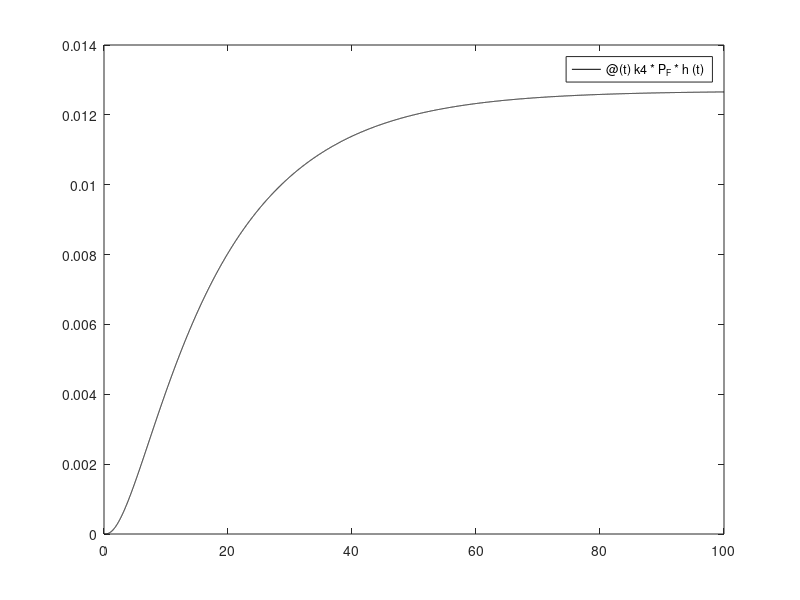

The MATLAB source for this figure: (Note: this script raises an error after producing the figure.)
close all
%each loop a different reactant activity is step-changed
for zz=1:4
    %rate constant
k1=0.02;
k2=0.04;
k3=0.3;
k4=2;
%activities/pressures of reactants
P_A=1;
P_D=1;
P_E=1;
P_F=1;

%matrix A and vector b of the coupled ODE
A=[-(k1*P_A+k2*P_D),-k1*P_A,-k1*P_A;k2*P_D,-k3*P_E,0;0,k3*P_E,-k4*P_F];
b=[k1*P_A;0;0];

%V=eigenvectors, D=eigenvalues of matrix A
[V,D]=eig(A);

%initial condition: clean surface
theta0=[0;0;0];

%particular solution to the homogeneous ODE
thetap=A\-b;

%solve for arbitrary constants
c=V\(theta0-thetap);

%each function is the coverage of A*, B*, C*, as a function of time
f=@(t)real(((c(1)*V(1,1).*exp(D(1,1)*t)+c(2)*V(1,2).*exp(D(2,2)*t)+c(3)*V(1,3).*exp(D(3,3)*t))+thetap(1)));
g=@(t)real(((c(1)*V(2,1).*exp(D(1,1)*t)+c(2)*V(2,2).*exp(D(2,2)*t)+c(3)*V(2,3).*exp(D(3,3)*t))+thetap(2)));
h=@(t)real(((c(1)*V(3,1).*exp(D(1,1)*t)+c(2)*V(3,2).*exp(D(2,2)*t)+c(3)*V(3,3).*exp(D(3,3)*t))+thetap(3)));

%rate is k4 x activity of F x coverage of C*
r=@(t) k4*P_F*h(t);

%plot rate
figure(3*(zz-1)+1)
l=fplot(r,[0,100],'k')
data_r0=r(100);
set(l,'LineWidth',3)

%plot coverages
figure(3*(zz-1)+2)
data_cov0=[f(100),g(100),h(100)];
l=fplot(f,[0,100],'k')
set(l,'LineWidth',3)
hold on
l=fplot(g,[0,100],'b')
set(l,'LineWidth',3)
l=fplot(@(t) h(t)*10,[0,100],'g')
set(l,'LineWidth',3)
theta0=[f(100);g(100);h(100)];

%the value of zz determines which activity is step-changed
if zz==1
    P_A=3;
end
if zz==2
    P_D=3;
end
if zz==3
    P_E=3;
end
if zz==4
    P_F=3;
end
figure(3*(zz-1)+1)
hold on

%solve for the transient rate after the step change
A=[-(k1*P_A+k2*P_D),-k1*P_A,-k1*P_A;k2*P_D,-k3*P_E,0;0,k3*P_E,-k4*P_F];
b=[k1*P_A;0;0];

[V,D]=eig(A);

thetap=A\-b;

c=V\(theta0-thetap);

f=@(t)real(((c(1)*V(1,1).*exp(D(1,1)*t)+c(2)*V(1,2).*exp(D(2,2)*t)+c(3)*V(1,3).*exp(D(3,3)*t))+thetap(1)));
g=@(t)real(((c(1)*V(2,1).*exp(D(1,1)*t)+c(2)*V(2,2).*exp(D(2,2)*t)+c(3)*V(2,3).*exp(D(3,3)*t))+thetap(2)));
h=@(t)real(((c(1)*V(3,1).*exp(D(1,1)*t)+c(2)*V(3,2).*exp(D(2,2)*t)+c(3)*V(3,3).*exp(D(3,3)*t))+thetap(3)));
r=@(t) k4*P_F*h(t);

%plot rate after the perturbation
l=fplot(@(t) r(t-100),[100,140],'k')

%t=time after perturbation
t=0:0.01:40;
%store rate after perturbation in vector data_r
data_r=[r(t)'];
set(l,'LineWidth',3)
axis([0,140,0,100])
axis 'auto y'

%plot coverages fter perturbation
figure(3*(zz-1)+2)
hold on
l=fplot(@(t) f(t-100),[100,140],'k')
set(l,'LineWidth',3)
l=fplot(@(t) g(t-100),[100,140],'b')
set(l,'LineWidth',3)
l=fplot(@(t) h(t-100)*10,[100,140],'g')
set(l,'LineWidth',3)
axis([0,140,0,100])
axis 'auto y'
t=0:0.01:40;
%store transient coverages in data_cov
data_cov=[f(t)',g(t)',h(t)'];

%for loop for calculating sensitivities/DoRC
for a=1:4
    if a==1
        k1=k1*1.0001;
    elseif a==2
        k2=k2*1.0001;
    elseif a==3
        k3=k3*1.0001;
    elseif a==4
        k4=k4*1.0001;
    end
%solve for rate with perturbed rate constants
A=[-(k1*P_A+k2*P_D),-k1*P_A,-k1*P_A;k2*P_D,-k3*P_E,0;0,k3*P_E,-k4*P_F];
b=[k1*P_A;0;0];
%when calculating the sensntivities, we do not want to change the
%eigenvalues. We store the new eigenvalues in D_new. We will not use D_new
%when calculating the sensitivities--instead we use the old eigenvalues,
%D>. This is equivalent to treating \lambda*t (\lambda=eigenvalues) as
%dimensionsless time \tau_j and not differentitating \tau_j when
%calculating the sensitivity.
V_old=V;
[V,D_new]=eig(A);
thetap=A\-b;
c=V\(theta0-thetap);
f=@(t)real(((c(1)*V(1,1).*exp(D(1,1)*t)+c(2)*V(1,2).*exp(D(2,2)*t)+c(3)*V(1,3).*exp(D(3,3)*t))+thetap(1)));
g=@(t)real(((c(1)*V(2,1).*exp(D(1,1)*t)+c(2)*V(2,2).*exp(D(2,2)*t)+c(3)*V(2,3).*exp(D(3,3)*t))+thetap(2)));
h=@(t)real(((c(1)*V(3,1).*exp(D(1,1)*t)+c(2)*V(3,2).*exp(D(2,2)*t)+c(3)*V(3,3).*exp(D(3,3)*t))+thetap(3)));
%store value of r as a function of time for each perturbed rate. Undo
%perturbation in rate constant.
if a==1
    r_1=@(t) k4*P_F*h(t);
    k1=k1/1.0001;
elseif a==2
    r_2=@(t) k4*P_F*h(t);
    k2=k2/1.0001;
elseif a==3
    r_3=@(t) k4*P_F*h(t);
    k3=k3/1.0001;
elseif a==4
    r_4=@(t) k4*P_F*h(t);
    k4=k4/1.0001;
end
end
%calculate xrc_i
xrc1=@(t) k1./r(t).*(r_1(t)-r(t))./(0.0001*k1);
xrc2=@(t) k2./r(t).*(r_2(t)-r(t))./(0.0001*k2);
xrc3=@(t) k3./r(t).*(r_3(t)-r(t))./(0.0001*k3);
xrc4=@(t) k4./r(t).*(r_4(t)-r(t))./(0.0001*k4);
xtot=@(t) xrc1(t)+xrc2(t)+xrc3(t)+xrc4(t);

%plot xrc_i, format plots
figure
w=fplot(@(t) xtot(t-100),[100,140])
set(w,'LineWidth',3)
hold on
w=fplot(@(t) xrc1(t-100),[100,140])
set(w,'LineWidth',3)
get(w,'Color')
w=fplot(@(t) xrc2(t-100),[100,140])
set(w,'LineWidth',3)
get(w,'Color')
w=fplot(@(t) xrc3(t-100),[100,140])
set(w,'LineWidth',3)
get(w,'Color')
w=fplot(@(t) xrc4(t-100),[100,140])
set(w,'LineWidth',3)
get(w,'Color')
t=0:0.01:40;
data_xrc=[xrc1(t)',xrc2(t)',xrc3(t)',xrc4(t)'];
figure(3*(zz-1)+1)
xlabel('Time / a.u.')
ylabel('Rate / a.u.')
set(gca,'linewidth',2)
xt = get(gca, 'XTick');
set(gca, 'FontSize', 14)
yt = get(gca, 'YTick');
set(gca, 'FontSize', 14)
figure(3*(zz-1)+2)
xlabel('Time / a.u.')
ylabel('Coverage')
set(gca,'linewidth',2)
legend('C','D','E')
xt = get(gca, 'XTick');
set(gca, 'FontSize', 14)
yt = get(gca, 'YTick');
set(gca, 'FontSize', 14)
figure(3*(zz-1)+3)
legend('sum X_{RC,i}','X_{RC,1}','X_{RC,2}','X_{RC,3}','X_{RC,4}')
xlabel('Time / a.u.')
ylabel('X_{RC,i}')
set(gca,'linewidth',2)
xt = get(gca, 'XTick');
set(gca, 'FontSize', 14)
yt = get(gca, 'YTick');
set(gca, 'FontSize', 14)
legend('sum X_{RC,i}','X_{RC,1}','X_{RC,2}','X_{RC,3}','X_{RC,4}')
end
